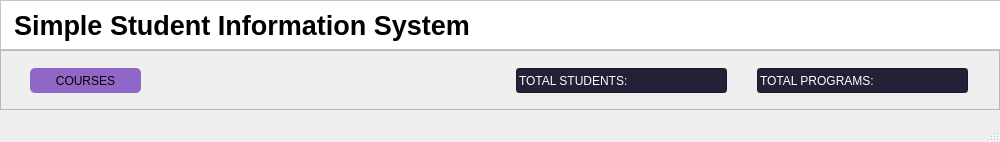
<?xml version="1.0" encoding="UTF-8"?>
<ui version="4.0">
 <class>MainWindow</class>
 <widget class="QMainWindow" name="MainWindow">
  <property name="geometry">
   <rect>
    <x>0</x>
    <y>0</y>
    <width>1000</width>
    <height>142</height>
   </rect>
  </property>
  <property name="windowTitle">
   <string>MainWindow</string>
  </property>
  <widget class="QWidget" name="centralwidget">
   <widget class="QFrame" name="title_frame_2">
    <property name="geometry">
     <rect>
      <x>0</x>
      <y>0</y>
      <width>1200</width>
      <height>50</height>
     </rect>
    </property>
    <property name="styleSheet">
     <string notr="true">background-color: white;</string>
    </property>
    <property name="frameShape">
     <enum>QFrame::StyledPanel</enum>
    </property>
    <property name="frameShadow">
     <enum>QFrame::Raised</enum>
    </property>
    <widget class="QLabel" name="label_2">
     <property name="geometry">
      <rect>
       <x>14</x>
       <y>9</y>
       <width>561</width>
       <height>33</height>
      </rect>
     </property>
     <property name="font">
      <font>
       <pointsize>20</pointsize>
       <weight>75</weight>
       <bold>true</bold>
      </font>
     </property>
     <property name="text">
      <string>Simple Student Information System</string>
     </property>
    </widget>
   </widget>
   <widget class="QFrame" name="nav_frame_2">
    <property name="geometry">
     <rect>
      <x>0</x>
      <y>50</y>
      <width>1000</width>
      <height>60</height>
     </rect>
    </property>
    <property name="frameShape">
     <enum>QFrame::StyledPanel</enum>
    </property>
    <property name="frameShadow">
     <enum>QFrame::Raised</enum>
    </property>
    <widget class="QPushButton" name="toggle_button">
     <property name="geometry">
      <rect>
       <x>30</x>
       <y>18</y>
       <width>111</width>
       <height>25</height>
      </rect>
     </property>
     <property name="styleSheet">
      <string notr="true">QPushButton {
	border: none;
	border-radius: 5px;
	background-color: #9067C6;
}

QPushButton::hover {
	background-color: #431480;
	color: white;
}</string>
     </property>
     <property name="text">
      <string>COURSES</string>
     </property>
    </widget>
    <widget class="QLineEdit" name="total_students">
     <property name="enabled">
      <bool>false</bool>
     </property>
     <property name="geometry">
      <rect>
       <x>516</x>
       <y>18</y>
       <width>211</width>
       <height>25</height>
      </rect>
     </property>
     <property name="styleSheet">
      <string notr="true">background-color: #242038;
color: white;</string>
     </property>
     <property name="text">
      <string>TOTAL STUDENTS: </string>
     </property>
    </widget>
    <widget class="QLineEdit" name="total_courses">
     <property name="enabled">
      <bool>false</bool>
     </property>
     <property name="geometry">
      <rect>
       <x>757</x>
       <y>18</y>
       <width>211</width>
       <height>25</height>
      </rect>
     </property>
     <property name="styleSheet">
      <string notr="true">background-color: #242038;
color: white;</string>
     </property>
     <property name="text">
      <string>TOTAL PROGRAMS: </string>
     </property>
    </widget>
   </widget>
  </widget>
  <widget class="QStatusBar" name="statusbar"/>
 </widget>
 <resources/>
 <connections/>
</ui>
